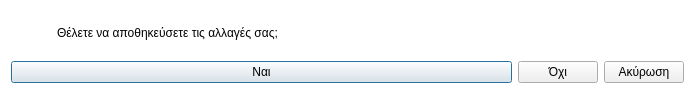
<?xml version="1.0" encoding="UTF-8"?>
<ui version="4.0">
 <class>Dialog</class>
 <widget class="QDialog" name="Dialog">
  <property name="geometry">
   <rect>
    <x>0</x>
    <y>0</y>
    <width>695</width>
    <height>98</height>
   </rect>
  </property>
  <property name="windowTitle">
   <string>Αποθήκευση αλλαγών</string>
  </property>
  <property name="windowIcon">
   <iconset resource="../../../../icons.qrc">
    <normaloff>:/rest-windows/assets/images/rest-windows/question.png</normaloff>:/rest-windows/assets/images/rest-windows/question.png</iconset>
  </property>
  <property name="styleSheet">
   <string notr="true">QDialog{
	background:white;
}</string>
  </property>
  <layout class="QGridLayout" name="gridLayout_2">
   <item row="1" column="0" colspan="2">
    <widget class="QFrame" name="frame">
     <property name="styleSheet">
      <string notr="true">QFrame{border:0px;}</string>
     </property>
     <property name="frameShape">
      <enum>QFrame::StyledPanel</enum>
     </property>
     <property name="frameShadow">
      <enum>QFrame::Raised</enum>
     </property>
     <layout class="QGridLayout" name="gridLayout">
      <property name="leftMargin">
       <number>0</number>
      </property>
      <property name="topMargin">
       <number>0</number>
      </property>
      <property name="rightMargin">
       <number>0</number>
      </property>
      <property name="bottomMargin">
       <number>0</number>
      </property>
      <item row="0" column="0">
       <widget class="QPushButton" name="save">
        <property name="sizePolicy">
         <sizepolicy hsizetype="Expanding" vsizetype="Fixed">
          <horstretch>0</horstretch>
          <verstretch>0</verstretch>
         </sizepolicy>
        </property>
        <property name="text">
         <string>Ναι</string>
        </property>
        <property name="icon">
         <iconset resource="../../../../icons.qrc">
          <normaloff>:/rest-windows/assets/images/rest-windows/save.png</normaloff>:/rest-windows/assets/images/rest-windows/save.png</iconset>
        </property>
       </widget>
      </item>
      <item row="0" column="1">
       <widget class="QPushButton" name="no_save">
        <property name="sizePolicy">
         <sizepolicy hsizetype="Fixed" vsizetype="Fixed">
          <horstretch>0</horstretch>
          <verstretch>0</verstretch>
         </sizepolicy>
        </property>
        <property name="text">
         <string>Όχι</string>
        </property>
       </widget>
      </item>
     </layout>
    </widget>
   </item>
   <item row="0" column="0">
    <widget class="QLabel" name="error">
     <property name="minimumSize">
      <size>
       <width>40</width>
       <height>40</height>
      </size>
     </property>
     <property name="maximumSize">
      <size>
       <width>40</width>
       <height>40</height>
      </size>
     </property>
     <property name="text">
      <string/>
     </property>
     <property name="pixmap">
      <pixmap resource="../../../../icons.qrc">:/rest-windows/assets/images/rest-windows/question.png</pixmap>
     </property>
     <property name="scaledContents">
      <bool>true</bool>
     </property>
    </widget>
   </item>
   <item row="1" column="2">
    <widget class="QPushButton" name="cancel">
     <property name="sizePolicy">
      <sizepolicy hsizetype="Fixed" vsizetype="Fixed">
       <horstretch>0</horstretch>
       <verstretch>0</verstretch>
      </sizepolicy>
     </property>
     <property name="text">
      <string>Ακύρωση</string>
     </property>
    </widget>
   </item>
   <item row="0" column="1" colspan="2">
    <widget class="QLabel" name="label">
     <property name="text">
      <string>Θέλετε να αποθηκεύσετε τις αλλαγές σας;</string>
     </property>
     <property name="alignment">
      <set>Qt::AlignJustify|Qt::AlignVCenter</set>
     </property>
    </widget>
   </item>
  </layout>
 </widget>
 <resources>
  <include location="../../../../icons.qrc"/>
  <include location="../../../../icons.qrc"/>
  <include location="../../../../icons.qrc"/>
 </resources>
 <connections/>
</ui>
